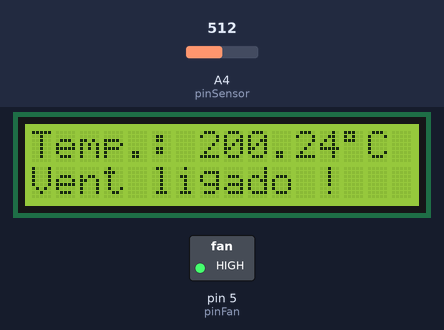
This sketch was run on a simulated Arduino Uno, built with avr-gcc and run on an emulated ATmega328P. Shown: 16×2 character LCD, switched loads named in the sketch (green lamp = pin HIGH). Inputs (shaded band) come from the test bench; at power-on: A4 (pinSensor) = 512. What the sketch prints to the serial monitor is not drawn.

Above: at 1.2 s.
1.3 s: A4 (pinSensor) set to 158
At 3.5 s:
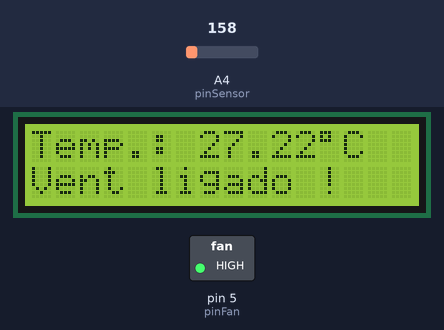
5.4 s: A4 (pinSensor) set to 138
At 6.5 s:
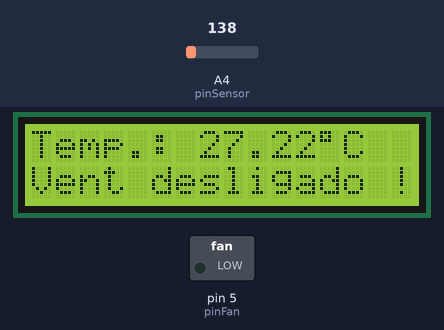
9.5 s: A4 (pinSensor) set to 122
At 11.6 s:
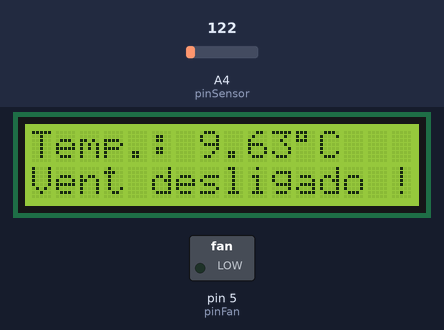
Timing chart, 0 to 13.1 s (numbered marks = the images above; inputs shaded):
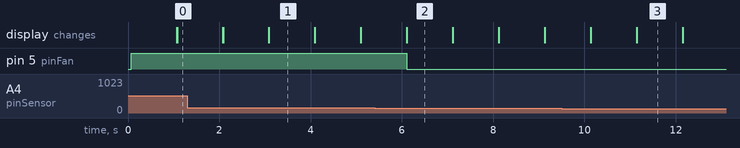

Measured:
- the behaviour switches between 146 and 145 on A4 (pinSensor) (found by bisection; images 1 and 2)
- after the input at 1.3 s, the display: first differs from a run without the input after 1.8 s (image 1 shows a later state)
- after the input at 5.4 s, pin 5 (pinFan): HIGH → LOW after 0.71 s; the display: first differs from a run without the input after 0.71 s (image 2)
- after the input at 9.5 s, the display: first differs from a run without the input after 1.6 s (image 3 shows a later state)
- what the display in image 1 shows lasts 1.0 s, from 3.1 s to 4.1 s

The sketch:

projeto_ventoinha.ino
```cpp
// ===== BIBLIOTECA LCD =====
#include <LiquidCrystal.h>

LiquidCrystal lcd(12, 11, 7, 4, 3, 2);


// ===== PINOS =====
int pinFan = 5;
int pinSensor = A4;


// ===== VARIÁVEIS =====
float temperatura = 0;
float tensao = 0;
float leitura_sensor = 0;


// ===== SETUP =====
void setup() {

Serial.begin(9600);

lcd.begin(16, 2);
lcd.clear();

pinMode(pinFan, OUTPUT);
pinMode(pinSensor, INPUT);

}


// ===== LOOP PRINCIPAL =====
void loop() {

leitura_sensor = analogRead(pinSensor);
tensao = 5 * leitura_sensor / 1023;
temperatura = (tensao - 0.5) * 100;

Serial.println(temperatura);


// ===== CONTROLE DA VENTOINHA =====
if (temperatura > 21) {

lcd.setCursor(0,1);
lcd.print("Vent ligado !");
digitalWrite(pinFan, HIGH);

}

else {

lcd.setCursor(0,1);
lcd.print("Vent desligado !");
digitalWrite(pinFan, LOW);

}

delay(1000);


// ===== EXIBIÇÃO NO LCD =====
lcd.clear();
lcd.print("Temp.: ");
lcd.print(temperatura);
lcd.write(B11011111);
lcd.print("C");

}
```
